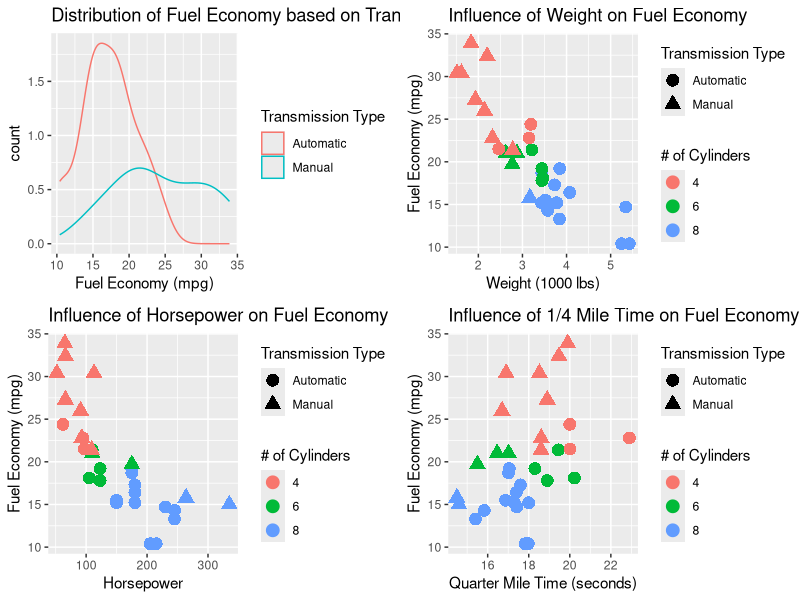
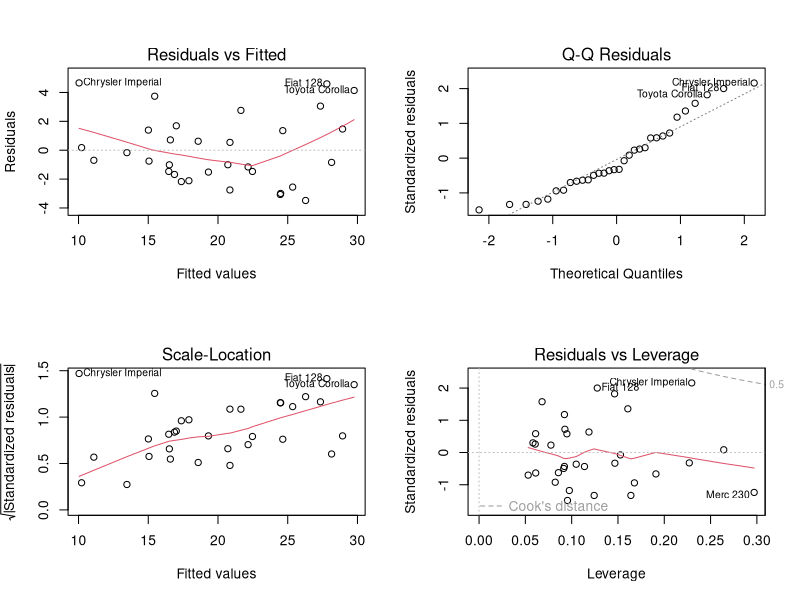

Here is the R script that generated these plots, in order:
## ---- chunk 1
library(datasets)
data <- mtcars
data$am <- as.factor(data$am)
fitAll <- lm(mpg ~., data=data)

fitOpt <- step(fitAll, direction="both", trace=FALSE)

amFit <- summary(fitOpt)$coefficients[4,]
wtFit <- summary(fitOpt)$coefficients[2,]
qsecFit <- summary(fitOpt)$coefficients[3,]
## ---- chunk 2
library(datasets); library(knitr)
data <- mtcars
table(is.na(data))
head(data, 3)
## ---- chunk 3
data$am <- as.factor(data$am)
fitAll <- lm(mpg ~., data=data)
kable(summary(fitAll)$coefficients)
fitOpt <- step(fitAll, direction="both", trace=FALSE)
kable(summary(fitOpt)$coefficients)
## ---- chunk 4
fAll<-summary(fitAll)$fstatistic
pAll<-pf(fAll[1],fAll[2],fAll[3],lower.tail=FALSE)
fOpt<-summary(fitOpt)$fstatistic
pOpt<-pf(fOpt[1],fOpt[2],fOpt[3],lower.tail=FALSE)
df<- formatC(cbind(rbind(summary(fitAll)$sigma, summary(fitAll)$r.squared, summary(fitAll)$adj.r.squared, summary(fitAll)$fstatistic[1], pAll), rbind(summary(fitOpt)$sigma, summary(fitOpt)$r.squared, summary(fitOpt)$adj.r.squared, summary(fitOpt)$fstatistic[1], pOpt)),digits=4)
rownames(df) <- c("Residual Standard Error", "R Squared", "Adjusted R Squared", "F Statistic", "p Value")
colnames(df) <- c("All Fit", "Optimal Fit")
kable(df)
## ---- chunk 5
library(ggplot2); library(gridExtra)

p1 <- ggplot(data, aes(x=mpg, color=am)) +
      geom_density(aes(y = ..count..)) +
      xlab("Fuel Economy (mpg)") +
      ggtitle("Distribution of Fuel Economy based on Transmission") +
      scale_color_discrete(name = "Transmission Type", labels=c("Automatic", "Manual") )

p2 <- ggplot(data, aes(x=wt, y=mpg, color=as.factor(cyl), shape=am)) +
      geom_point(size=4) +
      xlab("Weight (1000 lbs)") +
      ylab("Fuel Economy (mpg)") + 
      ggtitle("Influence of Weight on Fuel Economy") +
      scale_color_discrete(name = "# of Cylinders" ) +
      scale_shape_discrete("Transmission Type", labels=c("Automatic", "Manual"))

p3 <- ggplot(data, aes(x=hp, y=mpg, color=as.factor(cyl), shape=am)) +
      geom_point(size=4)+
      xlab("Horsepower") +
      ylab("Fuel Economy (mpg)") + 
      ggtitle("Influence of Horsepower on Fuel Economy") +
      scale_color_discrete(name = "# of Cylinders" ) +
      scale_shape_discrete("Transmission Type", labels=c("Automatic", "Manual"))

p4 <- ggplot(data, aes(x=qsec, y=mpg, color=as.factor(cyl), shape=am)) +
      geom_point(size=4) +
      xlab("Quarter Mile Time (seconds)") +
      ylab("Fuel Economy (mpg)") + 
      ggtitle("Influence of 1/4 Mile Time on Fuel Economy") +
      scale_color_discrete(name = "# of Cylinders" ) +
      scale_shape_discrete("Transmission Type", labels=c("Automatic", "Manual"))

grid.arrange(p1, p2, p3, p4, nrow=2)
## ---- chunk 6
par(mfrow = c(2, 2))
plot(fitOpt)
